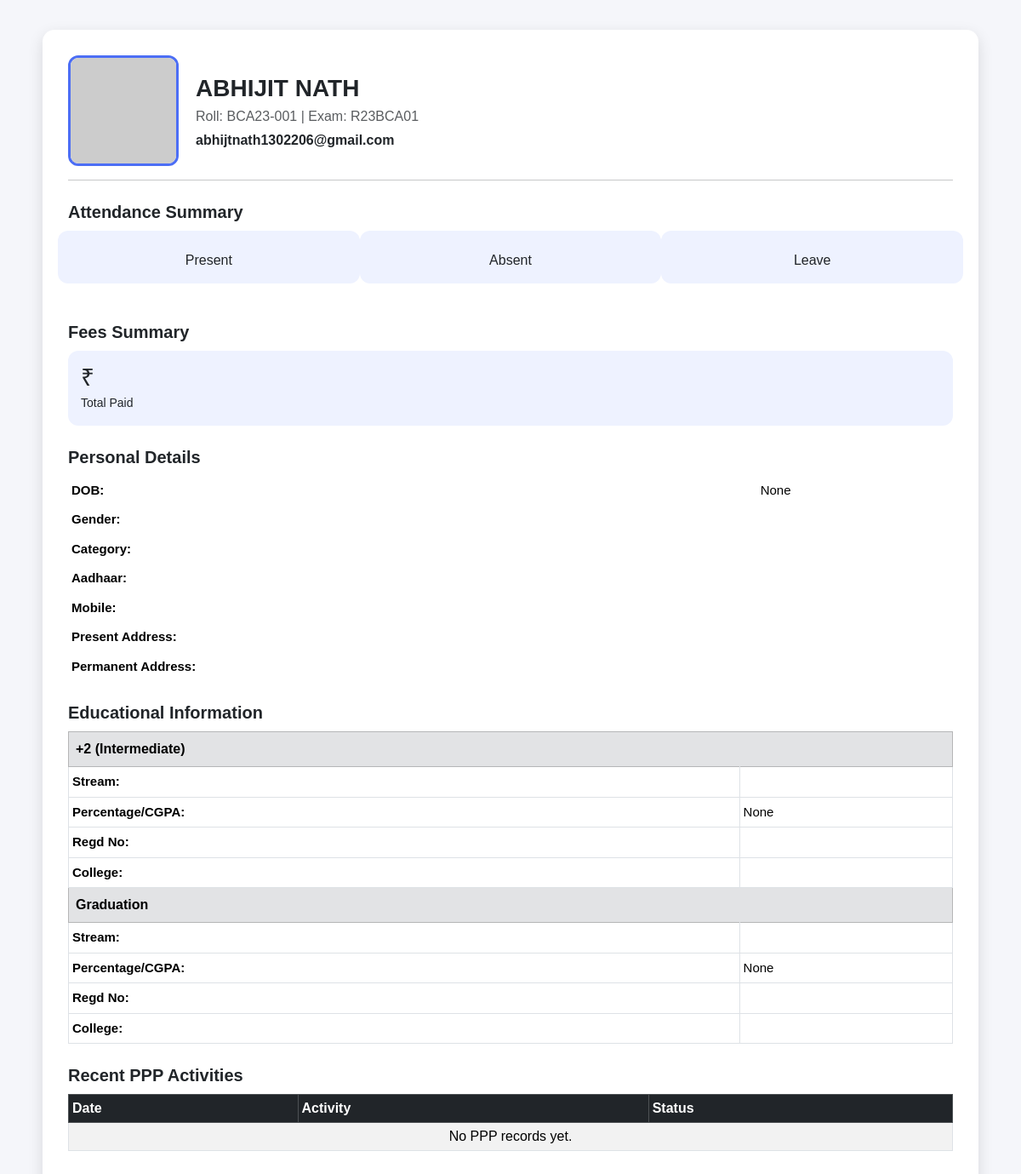
The app's page /students/22/profile/ (signed in) with its own data.
### core/models.py (models this page shows, shortened)
class Student(models.Model):
    slno = models.PositiveIntegerField(null=True, blank=True)
    admission_name = models.CharField("Name of Student", max_length=255)
    date_of_joining = models.DateField("Date of Joining", null=True, blank=True)
    class_roll_no = models.CharField("Class Roll-No", max_length=50, blank=True)
    exam_roll_no = models.CharField("Exam Roll No", max_length=50, blank=True, unique=True)
    department = models.CharField(
        "Department",
        max_length=20,
        choices=[("BCA", "BCA"), ("BBA", "BBA"), ("MPMIR", "MPMIR")],
        default="BCA",
    )
    mobile = models.CharField("Mobile No", max_length=20, blank=True)
    email = models.EmailField("Email", blank=True, null=True, unique=True)
    dob = models.DateField("DOB", null=True, blank=True)
    category = models.CharField("Category", max_length=100, blank=True)
    aadhaar = models.CharField("Aadhaar No", max_length=30, blank=True)
    present_address = models.TextField("Present Address", blank=True)
    permanent_address = models.TextField("Permanent Address", blank=True)
    inter_stream = models.CharField("+2 Stream", max_length=150, blank=True)
    inter_percentage = models.DecimalField("+2 % / CGPA", max_digits=6, decimal_places=3, null=True, blank=True)
    inter_regd_no = models.CharField("+2 Regd No", max_length=80, blank=True)
    inter_college = models.CharField("+2 College Name", max_length=255, blank=True)
    grad_stream = models.CharField("Graduation Stream", max_length=150, blank=True)
    grad_percentage = models.DecimalField("Graduation % / CGPA", max_digits=6, decimal_places=3, null=True, blank=True)
    grad_regd_no = models.CharField("Graduation Regd No", max_length=80, blank=True)
    grad_college = models.CharField("Graduation College Name", max_length=255, blank=True)
    photo = models.ImageField(upload_to='student_photos/', blank=True, null=True)
    user = models.OneToOneField(
        settings.AUTH_USER_MODEL,
        null=True,
        blank=True,
        on_delete=models.SET_NULL,
        related_name='student_profile'
    )
    created_at = models.DateTimeField(auto_now_add=True)
    updated_at = models.DateTimeField(auto_now=True)
    class Meta:
        ordering = ['class_roll_no', 'admission_name']
        verbose_name = "Student"
        verbose_name_plural = "Students"

### core/views.py (the view)
# urls.py: path("students/<int:pk>/profile/", views.student_profile, name="student_profile"),
@login_required
def student_profile(request, pk):
    student = get_object_or_404(Student, pk=pk)
    return render(request, "core/student_profile.html", {
        "student": student,
        "attendance": student.attendance_records.all(),
        "fees": student.fees.all(),
        "ppp": student.ppp_entries.all(),
    })

### core/templates/core/student_profile.html (shortened to what this page needs)
{% load static %}
<!DOCTYPE html>
<html lang="en">
<head>
    <link href="https://cdn.jsdelivr.net/npm/bootstrap@5.3.2/dist/css/bootstrap.min.css" rel="stylesheet">
</head>
<body>
<div class="profile-container">
    <div class="profile-header">
        {% if student.photo %}
            <img src="{{ student.photo.url }}" class="profile-pic">
        {% else %}
            <img src="https://ui-avatars.com/api/?name={{ student.admission_name }}&background=4c6ef5&color=fff" class="profile-pic">
        {% endif %}
        <div>
            <div class="name-title">{{ student.admission_name }}</div>
            <div class="text-muted">
                Roll: {{ student.class_roll_no }} |
                Exam: {{ student.exam_roll_no }}
            </div>
            <div class="fw-semibold mt-1">{{ student.email }}</div>
        </div>
    </div>
    <hr>
    <h4 class="section-title">Attendance Summary</h4>
    <div class="row text-center">
        <div class="col summary-box">
            Present
        </div>
        <div class="col summary-box">
            Absent
        </div>
        <div class="col summary-box">
            Leave
        </div>
    </div>
    <h4 class="section-title">Fees Summary</h4>
    <div class="summary-box">
        <h3 class="m-0">₹ {{ total_paid }}</h3>
        <small>Total Paid</small>
    </div>
    <h4 class="section-title">Personal Details</h4>
    <table class="table info-table table-borderless">
        <tr><td><strong>DOB:</strong></td><td>{{ student.dob }}</td></tr>
        <tr><td><strong>Gender:</strong></td><td>{{ student.gender }}</td></tr>
        <tr><td><strong>Category:</strong></td><td>{{ student.category }}</td></tr>
        <tr><td><strong>Aadhaar:</strong></td><td>{{ student.aadhaar }}</td></tr>
        <tr><td><strong>Mobile:</strong></td><td>{{ student.mobile }}</td></tr>
        <tr><td><strong>Present Address:</strong></td><td>{{ student.present_address }}</td></tr>
        <tr><td><strong>Permanent Address:</strong></td><td>{{ student.permanent_address }}</td></tr>
    </table>
    <h4 class="section-title">Educational Information</h4>
    <table class="table info-table table-bordered">
        <tr class="table-secondary"><th colspan="2">+2 (Intermediate)</th></tr>
        <tr><td><strong>Stream:</strong></td><td>{{ student.inter_stream }}</td></tr>
        <tr><td><strong>Percentage/CGPA:</strong></td><td>{{ student.inter_percentage }}</td></tr>
        <tr><td><strong>Regd No:</strong></td><td>{{ student.inter_regd_no }}</td></tr>
        <tr><td><strong>College:</strong></td><td>{{ student.inter_college }}</td></tr>
        <tr class="table-secondary"><th colspan="2">Graduation</th></tr>
        <tr><td><strong>Stream:</strong></td><td>{{ student.grad_stream }}</td></tr>
        <tr><td><strong>Percentage/CGPA:</strong></td><td>{{ student.grad_percentage }}</td></tr>
        <tr><td><strong>Regd No:</strong></td><td>{{ student.grad_regd_no }}</td></tr>
        <tr><td><strong>College:</strong></td><td>{{ student.grad_college }}</td></tr>
    </table>
    <h4 class="section-title">Recent PPP Activities</h4>
    <table class="table table-striped table-bordered table-sm">
        <thead class="table-dark">
            <tr>
                <th>Date</th>
                <th>Activity</th>
                <th>Status</th>
            </tr>
        </thead>
        <tbody>
            {% for p in ppp_entries %}
            <tr>
                <td>{{ p.date }}</td>
                <td>{{ p.activity|truncatewords:10 }}</td>
                <td>{{ p.get_status_display }}</td>
            </tr>
            {% empty %}
            <tr><td colspan="3" class="text-center">No PPP records yet.</td></tr>
            {% endfor %}
        </tbody>
    </table>
</div>
</body>
</html>

### core/templates/core/student_profile.html (style rules this page uses)
body { background: #f5f6fa; font-family: "Poppins", sans-serif; }
.profile-container { max-width: 1100px; margin: 35px auto; background: white; padding: 30px; border-radius: 14px; box-shadow: 0 6px 18px rgba(0,0,0,0.12); }
.profile-header { display: flex; gap: 20px; align-items: center; }
.profile-pic { width: 130px; height: 130px; border-radius: 12px; object-fit: cover; border: 3px solid #4c6ef5; }
.name-title { font-size: 28px; font-weight: 700; }
.section-title { font-size: 20px; font-weight: 600; margin-top: 25px; margin-bottom: 10px; }
.info-table td { padding: 6px 4px; font-size: 15px; }
.summary-box { background: #eef2ff; padding: 15px; border-radius: 12px; margin-bottom: 20px; }

### records on screen
Student: admission_name "ABHIJIT NATH", class_roll_no "BCA23-001", exam_roll_no "R23BCA01", email "abhijtnath1302206@gmail.com", dob "None", inter_percentage "None", grad_percentage "None"
